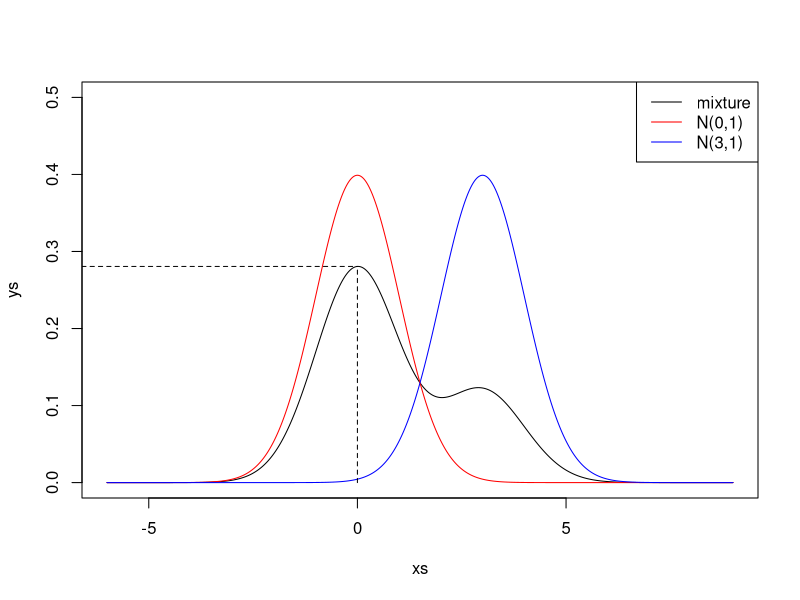
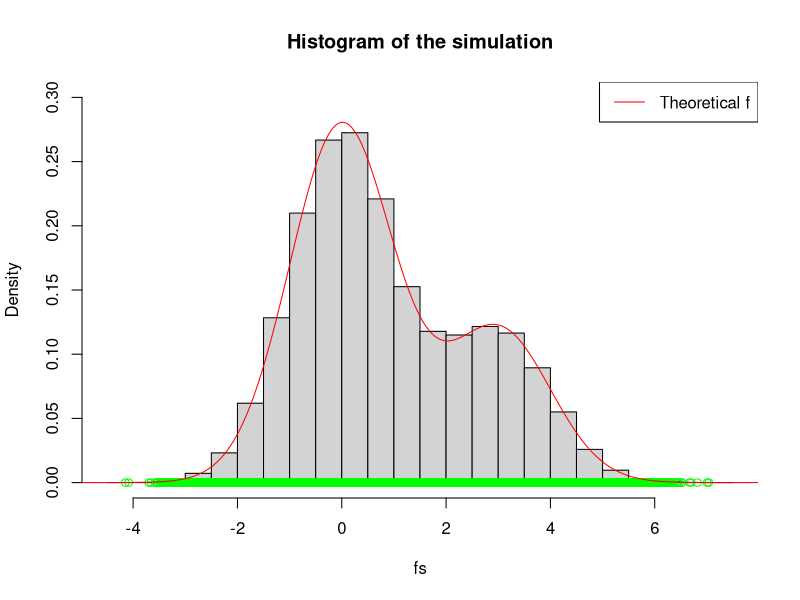
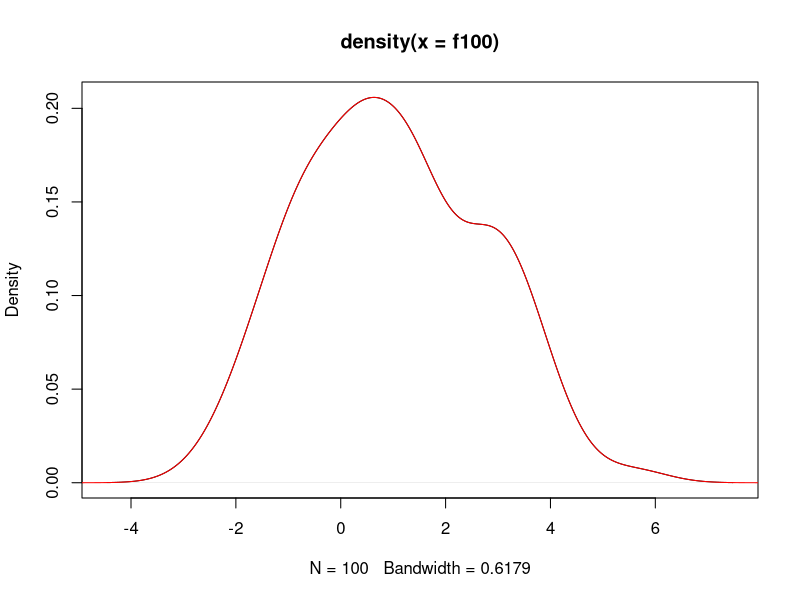

Here is the R script that generated these plots, in order: (Note: a time limit stopped this script after it produced the figures.)



### using the given instruction of f(x; mu0, mu1, p)
f = function(x){
  
  mu0 = 0
  mu1 = 3
  p = 0.3

  (1-p) * dnorm(x, mean=mu0, sd=1) + 
    p * dnorm(x, mean=mu1, sd=1)
  
}

### although this is not required, just 
### see how the mixture pdf looks like
xs = seq(-6, 9, length=1000)
ys = sapply(xs, FUN=function(x){f(x)})
plot(xs, ys, type="l", ylim=c(0,0.5))

lines(xs, dnorm(xs, 0, 1), col="red")
lines(xs, dnorm(xs, 3, 1), col="blue")

legend(x="topright", legend=c("mixture", "N(0,1)", "N(3,1)"),
       col=c("black", "red", "blue"),
       lty=1)



## true value of theta
theta_true = f(0)   
# [1] 0.2805892

lines(c(-10,0), c(theta_true, theta_true), lty=2)
lines(c(0,0), c(0, theta_true), lty=2)

#################################################

### prepare a method to simulate f directly
### without the use of any simulation techniques in Ch2
### just directly use the definition of mixtures of 2 distributions
sim_f = function(N){
  
  U = runif(N, 0, 1)
  sapply(U, function(u){
    if(u<=0.3){
      rnorm(1, mean=3, sd=1)
    } else {
      rnorm(1, mean=0, sd=1)
    }
  })
}


### Check if this method applicable
fs = sim_f(100000)
hist(fs, freq=FALSE, 
     main="Histogram of the simulation", ylim=c(0,0.3))

points(fs, rep(0, length(fs)), col="green")
xs = seq(-6, 9, length=1000)
ys = sapply(xs, FUN=function(x){f(x)})
lines(xs, ys, col="red")
legend(x="topright", legend=c("Theoretical f"),
       col="red", lty=1)

### from this plot, we can see that 
### our sim_f works


#################################################


### implement Kernel Density Estimation
### because I need to get the estimated density at x=0
### but I am not quite sure how to get this from built-in density(...) command
### so implement from scratch is more convenience
kde = function(data_points, at, h){
  
  n = length(data_points)
  
  Ks = sapply(data_points, FUN=function(xi){
    # using standard normal kernel
    dnorm((at - xi) / h)
  })
  
  sum(Ks) / (n*h)
}

### try to see if this work
### first get a set of points
### then compare it to build-in density() method
f100 = sim_f(100)

buildin_kde = density(f100)
buildin_kde$bw
plot(buildin_kde)

xs = seq(-10,10,by=.01)
ys = sapply(xs, FUN=function(x){kde(f100, at=x, h=buildin_kde$bw)})
lines(xs, ys, col="red")

### we can see a perfect match
### so my implemented kde method works, give same effect of the build-in density()



#################################################

### implement nonparametric bootstrap method

### J - total replications for B times bootstrap replicates
### N - simulation size from f
### B - bootstrap replicates
### resample_size - resample size for each bootstrap
### h - bandwidth
bootstrap = function(J, N, B, resample_size, h){
  
  # stores a matrix of 95% percentile intervals; and each determine if it contains theta_true
  out = matrix(rep(NA,3*J), nc=3)
   
  for(j in 1:J){
    if(j%%10==0) print(paste("j=",j))

    #  Simulate n = 100 data points from f
    data_points = sim_f(N)
    
    # store all estimates of theta for this jth iteration
    # later will use this vector to get the 95% interval
    tmp = rep(NA, B)


    for(b in 1:B){
      

      # Bootstrapping, sample points from the data_points
      sample_data = sample(data_points, size = resample_size, replace = TRUE)
      
      # use my function to get do kde, and get the value at 0
      theta_est = kde(sample_data, at=0, h)
            
      # store this value, later to find 2.5; 97.5 percentile
      tmp[b] = theta_est

    }
    
    # calculate the interval's upper bound and lower bound
    LB = quantile(tmp, 0.025)
    UB = quantile(tmp, 0.975)
    
    # Store this interval.
    out[j, 1] = LB
    out[j, 2] = UB
    
    # check if the interval contains true theta
    out[j, 3] = (LB<=theta_true) & (theta_true <=UB)
  }

  out
}




L = 100
hs2 = seq(0.05, 1.0, length=L)
bs2 = rep(NA, L)
for(i in 1:L){
  h = hs2[i]
  print(paste("i=", i, ", h=", h))
  out = bootstrap(J=200, N=100, B=1000, resample_size=100, h=h)  

  # count the ratio that covers theta_true
  bs2[i] = sum(out[,3]) / length(out[,3])
  
  print(bs2[i])
}

# running very slow, I save this result first in case I need this later
df = data.frame(h = hs2, b = bs2)
write.csv(df, "MATH4007 Computational Statistics/L100_J200_B1000_R100.csv", row.names=FALSE)

### in case required, load this back
#df = read.csv("MATH4007 Computational Statistics/L100_J200_B1000_R100.csv", header=TRUE)
#hs2 = df$h
#bs2 = df$b

# plot estimated Coverage vs bandwidth
plot(hs2, bs2,  
     type="l", main="estimated Coverage vs bandwidth", 
     xlim=c(0.05,1), ylim=c(0,1), 
     xlab="bandwidth (h)",
     ylab="estimated coverage")

target_h = hs2[which(bs2>=0.95)]
length(target_h)

# mark the reference line 0.95
abline(h=0.95, col="red")


# overlay a smoothed curve using loess
lo = loess(bs2~hs2)
hs3 = seq(0, 1, length=1000)
lines(hs3, predict(lo, hs3), col="blue", lwd=2)
